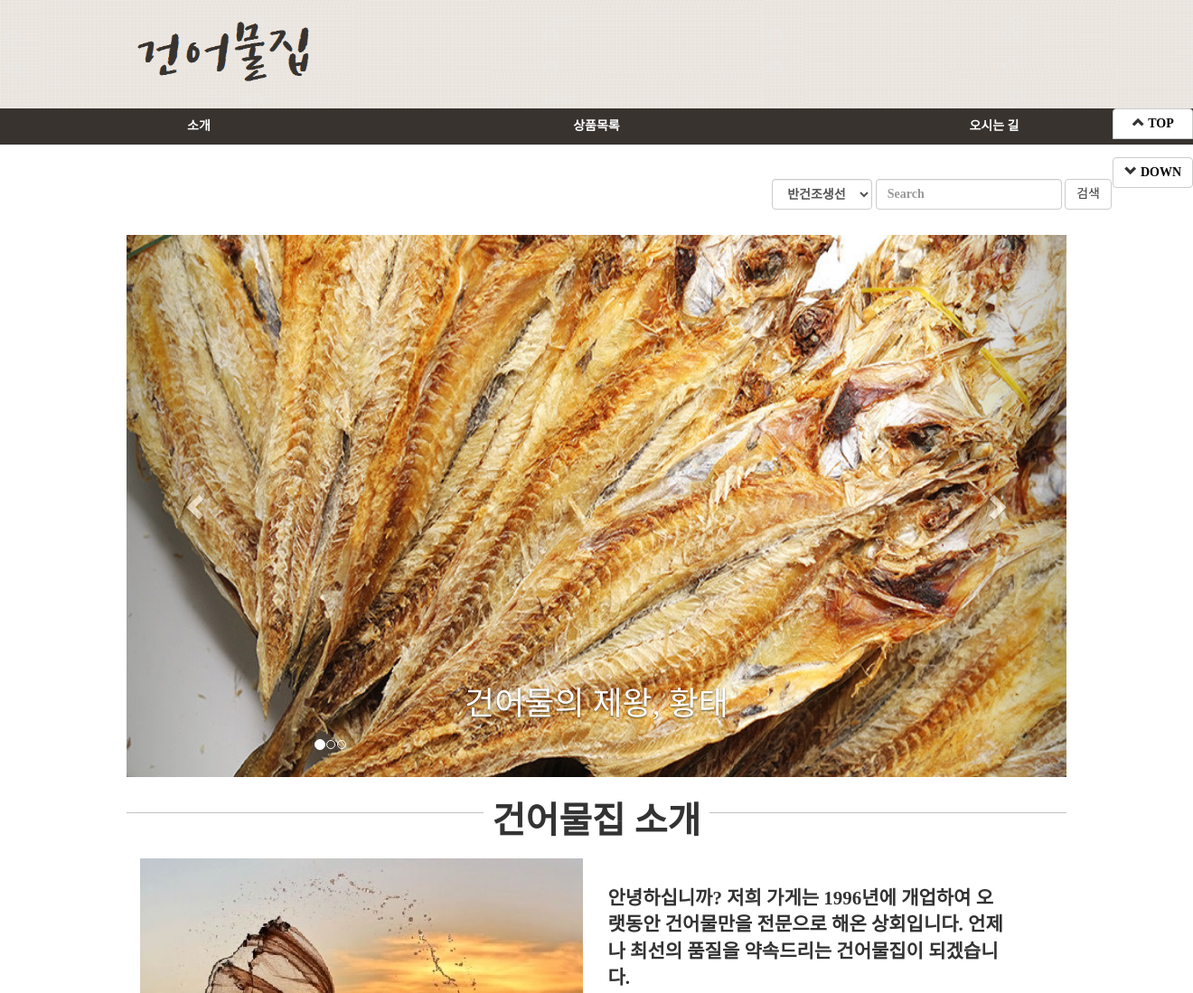
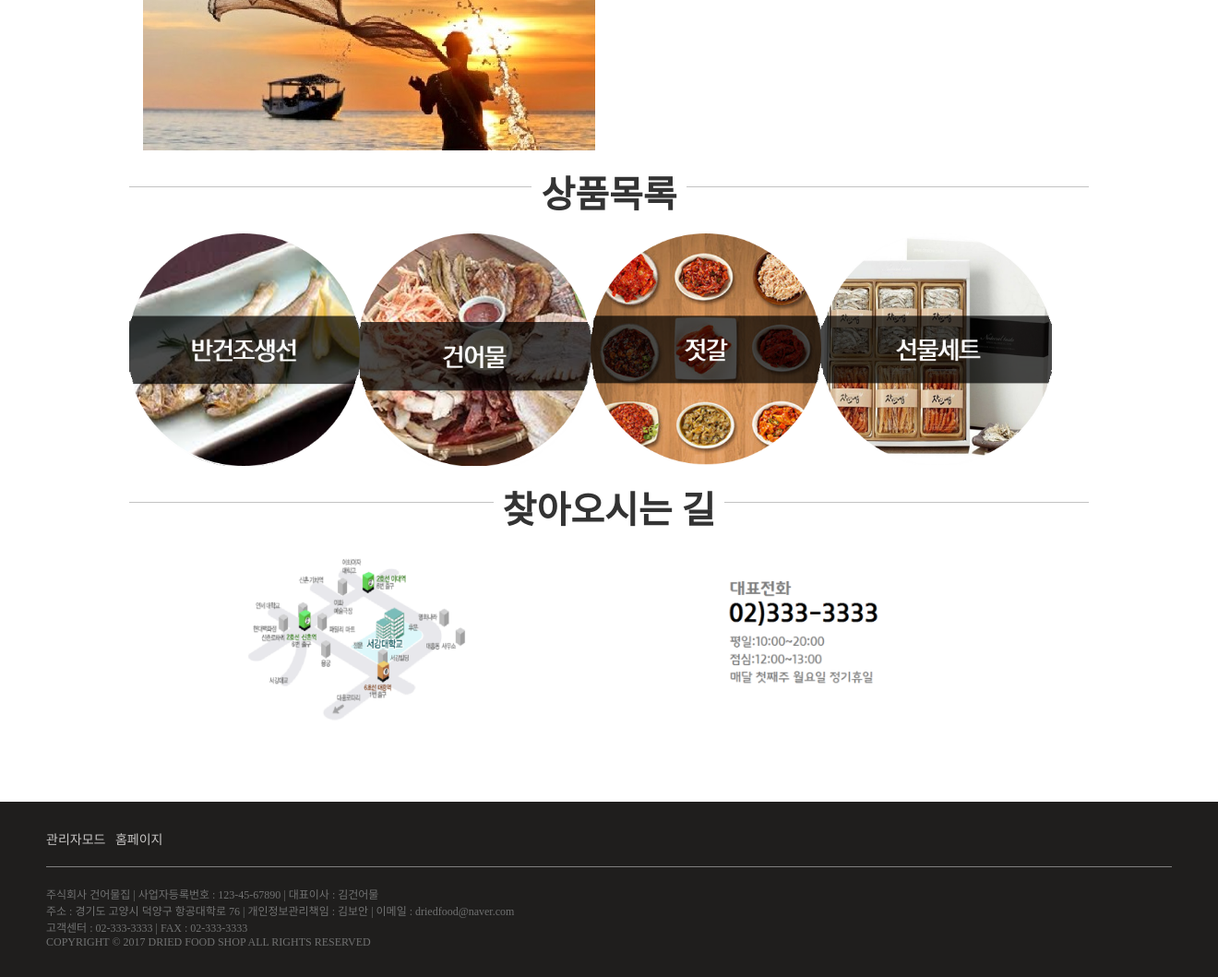
The page / on the database its author committed (2 pictures, top to bottom).
### tables this page shows
CREATE TABLE `main` (
  `image` varchar(255) NOT NULL,
  `number` int(11) NOT NULL,
  `description` text NOT NULL
);

### index.php (the view, shortened to what this page needs)
<?php
include("config_getdata.php");
$query = "SELECT * from main WHERE number =1";
$result = mysqli_query($bd,$query) or die ("Error Querying database.");
$row = mysqli_fetch_assoc($result);
$src = $row['image'];
$src2 = $row['description'];
?>
<!DOCTYPE html>
<html lang="ko">
<head>
  <link rel="stylesheet" href="css/bootstrap.css">
  <link rel="stylesheet" href="css/box_design.css">
	<link rel="stylesheet" href="css/footer-distributed-with-address-and-phones.css">
	<link rel="stylesheet" href="http://maxcdn.bootstrapcdn.com/font-awesome/4.2.0/css/font-awesome.min.css">
</head>
<body>
  <div id="quick"><br>
    <div class="btn-group-vertical" role="group">
    <button class="btn btn-default"><span class="glyphicon glyphicon-chevron-up" aria-hidden="true"></span><a href="#">
      <strong> TOP </a></button><br>
        <button class="btn btn-default"><span class="glyphicon glyphicon-chevron-down" aria-hidden="true"></span><a href="#location">
          <strong>DOWN</a></button>
  </div>
</div>
     <div class="banner">
       <td align="center"><a href="index.php" ><img src="img/title.png" border="0" id="banimg" ></a></td>
     </div>
                <ul class="nav  nav-justified navbar-default" id="colored">
              <li role="presentation" class="js-scroll-trigger" id="bar"><a href="#introduction">소개</a></li>
                <li role="presentation" class="js-scroll-trigger" id="bar"><a  href="#list">상품목록</a></li>
                <li role="presentation" class="js-scroll-trigger" id="bar"><a href="#location">오시는 길</a></li>
              </ul>
              <div class="container">
                <form class="navbar-form navbar-right" role="search" action="search_list.php" method="get" >
                  <div class="form-group">
                    <select name="search_category" class="form-control">
                      <option value="01">반건조생선</option>
                    </select>
                    <input type="text" name="search_keyword" class="form-control " placeholder="Search">
                  </div>
                  <button type="submit" class="btn btn-default" >검색</button>
                </form>
              </div>
<br>
<div id="main">
  <div id="myCarousel" class="carousel slide" data-ride="carousel">
    <ol class="carousel-indicators" >
      <li data-target="#myCarousel" data-slide-to="0" class="active"></li>
      <li data-target="#myCarousel" data-slide-to="1"></li>
      <li data-target="#myCarousel" data-slide-to="2"></li>
    </ol>
    <div class="carousel-inner" role="listbox">
      <div class="item active">
        <img class="first-slide" src="img/1.jpg" alt="First slide">
        <div class="container">
          <div class="carousel-caption">
            <h1>건어물의 제왕, 황태</h1>
          </div>
        </div>
      </div>
    </div>
    <a class="left carousel-control" href="#myCarousel" role="button" data-slide="prev">
      <span class="glyphicon glyphicon-chevron-left" aria-hidden="true"></span>
    </a>
    <a class="right carousel-control" href="#myCarousel" role="button" data-slide="next">
      <span class="glyphicon glyphicon-chevron-right" aria-hidden="true"></span>
    </a>
  </div>
<br>
  <div class="vertical" id="introduction">
  <span class="vertical">
    건어물집 소개
  </span>
</div>
<br>
<section  >
 <div class="container">
   <div class="row featurette">
    <div class="col-md-7 col-md-push-5">
      <p class="lead">
        <strong><?=$src2?></strong>
      </p>
    </div>
    <div class="col-md-5 col-md-pull-7">
      <img class="class="lead" src="<?=$src?>" data-src="img/5.jpg/700x700/auto" alt="Generic placeholder image">
    </div>
  </div>
</div>
</section>
<br>
<div class="vertical" id="list">
  <span class="vertical">
    상품목록
  </span>
</div>
<br>
<section  class="container">
  <div class="row">
    <div class="col">
      <a href="list.php?category=1">
        <img src="img/index_01.png" class="category" alt="..."></a>
      </div>
      <div class="col">
        <a href="list.php?category=2" class="">
          <img src="img/index_02.png" class="category" alt="..."></a>
        </div>
        <div class="col">
          <a href="list.php?category=3" class="">
            <img src="img/index_03.png" class="category" alt="..."></a>
          </div>
          <div class="col">
            <a href="list.php?category=4" class="">
              <img src="img/index_04.png" class="category" alt="..."></a>
            </div>
      </div>
    </section>
    <br>
    <div class="vertical" id="location" >
      <span class="vertical">
        찾아오시는 길
      </span>
    </div>
    <br>
    <section class="container">
      <div class="row featurette">
        <div class="col-md-7 col-md-push-4">
      <img class="featurette-image img-responsive center-block map" src="img/info.png" data-src="holder.js/500x500" alt="Generic placeholder image">
        </div>
        <div class="col-md-5 col-md-pull-7">
          <img class="featurette-image img-responsive center-block map" src="img/map.png" data-src="holder.js/500x500/auto" alt="Generic placeholder image">
        </div>
      </div>
    </section>
  </div>
<footer class="footer-distributed">
  <p class="footer-links" >
    <a href="login.php" style="color:#C6C4C3;">관리자모드</a>
    <a href="index.php" style="color:#C6C4C3;">홈페이지</a>
  </p>
<hr />
주식회사 건어물집  | 사업자등록번호 : 123-45-67890 | 대표이사 : 김건어물
<br>
주소 : 경기도 고양시 덕양구 항공대학로 76 | 개인정보관리책임 : 김보안 | 이메일 : driedfood@naver.com
<br>
고객센터 : 02-333-3333 | FAX : 02-333-3333
<br>
COPYRIGHT © 2017 DRIED FOOD SHOP ALL RIGHTS RESERVED
</footer>
</body>
</html>

### css/box_design.css (style rules this page uses)
.row { align-items: center; }
.lead { padding:30px; width:500px; }
.container { padding-top:30px; }
#banimg { width: 100%; height: 120px; align:center; }
ul { list-style:none; margin:0; padding:0; }
.category { width:250px; height: auto; float:left; }
.map { width:250px; height: auto; }
li { ; margin: 0 0 0 0; padding: 0 0 0 0; border : 0; float:left; }
h1 { font-family: title_font; }
div.vertical { width: 100%; height: 20px; border-bottom: 1px solid #c3c3c3; text-align: center; font-family: title_font; }
span.vertical { font-size: 40px; background-color: #ffffff; padding: 0 10px; }
body { font-family:kopub_bold; }
footer { position: fixed; bottom: 0; }
#main { padding: 0 140px 0 140px; text-align: left; align:center; }

### css/footer-distributed-with-address-and-phones.css (style rules this page uses)
.footer-distributed { background-color: #1F1E1D; box-sizing: border-box; width: 100%; text-align: left; font: 12px kopub_medium; padding: 30px 50px; margin-top: 80px; color:#707171; }
.footer-links { font: 14px kopub_medium; }
hr { border-color:#808080; }

### index.php (style rules this page uses)
#quick { position: absolute; right: 0; top: 100px; height: 200px; background: #black; z-index: 2; }
a { color: black; }
#myCarousel img { width:100%; height:100%; background-size:auto 100%; }
.item { height:600px; }

### rows shown on the page
main: description "안녕하십니까? 저희 가게는 1996년에 개업하여 오랫동안 건어물만을 전문으로 해온 상회입니다. 언제나 최선의 품질을 약속드리는 건어물집이 되겠습니다.", image (picture)
